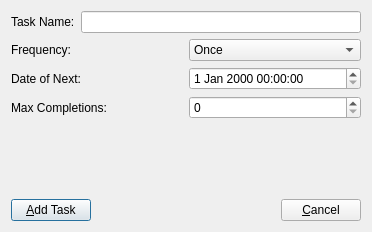
<?xml version="1.0" encoding="UTF-8"?>
<ui version="4.0">
 <class>add_task_timedtask</class>
 <widget class="QDialog" name="add_task_timedtask">
  <property name="geometry">
   <rect>
    <x>0</x>
    <y>0</y>
    <width>358</width>
    <height>232</height>
   </rect>
  </property>
  <property name="windowTitle">
   <string>Add TimedTask</string>
  </property>
  <layout class="QGridLayout" name="gridLayout_2">
   <item row="0" column="0" colspan="3">
    <layout class="QGridLayout" name="gridLayout">
     <item row="0" column="0">
      <layout class="QHBoxLayout" name="horizontalLayout">
       <item>
        <widget class="QLabel" name="label">
         <property name="text">
          <string>Task Name:</string>
         </property>
        </widget>
       </item>
       <item>
        <widget class="QLineEdit" name="lineEdit"/>
       </item>
      </layout>
     </item>
     <item row="1" column="0">
      <layout class="QHBoxLayout" name="horizontalLayout_2">
       <item>
        <widget class="QLabel" name="label_4">
         <property name="text">
          <string>Frequency:</string>
         </property>
        </widget>
       </item>
       <item>
        <widget class="QComboBox" name="comboBox_2">
         <item>
          <property name="text">
           <string>Once</string>
          </property>
         </item>
         <item>
          <property name="text">
           <string>Hourly</string>
          </property>
         </item>
         <item>
          <property name="text">
           <string>Daily</string>
          </property>
         </item>
         <item>
          <property name="text">
           <string>Weekly</string>
          </property>
         </item>
         <item>
          <property name="text">
           <string>Fortnight</string>
          </property>
         </item>
         <item>
          <property name="text">
           <string>Monthly</string>
          </property>
         </item>
         <item>
          <property name="text">
           <string>Quarterly</string>
          </property>
         </item>
         <item>
          <property name="text">
           <string>Yearly</string>
          </property>
         </item>
         <item>
          <property name="text">
           <string>Infinite</string>
          </property>
         </item>
        </widget>
       </item>
      </layout>
     </item>
     <item row="2" column="0">
      <layout class="QHBoxLayout" name="horizontalLayout_3">
       <item>
        <widget class="QLabel" name="label_2">
         <property name="text">
          <string>Date of Next:</string>
         </property>
        </widget>
       </item>
       <item>
        <widget class="QDateTimeEdit" name="dateTimeEdit"/>
       </item>
      </layout>
     </item>
     <item row="3" column="0">
      <layout class="QHBoxLayout" name="horizontalLayout_4">
       <item>
        <widget class="QLabel" name="label_3">
         <property name="text">
          <string>Max Completions:</string>
         </property>
        </widget>
       </item>
       <item>
        <widget class="QSpinBox" name="spinBox"/>
       </item>
      </layout>
     </item>
    </layout>
   </item>
   <item row="1" column="1">
    <spacer name="verticalSpacer">
     <property name="orientation">
      <enum>Qt::Vertical</enum>
     </property>
     <property name="sizeHint" stdset="0">
      <size>
       <width>178</width>
       <height>60</height>
      </size>
     </property>
    </spacer>
   </item>
   <item row="2" column="0">
    <widget class="QPushButton" name="pushButton_2">
     <property name="text">
      <string>&amp;Add Task</string>
     </property>
    </widget>
   </item>
   <item row="2" column="1">
    <spacer name="horizontalSpacer">
     <property name="orientation">
      <enum>Qt::Horizontal</enum>
     </property>
     <property name="sizeHint" stdset="0">
      <size>
       <width>178</width>
       <height>20</height>
      </size>
     </property>
    </spacer>
   </item>
   <item row="2" column="2">
    <widget class="QPushButton" name="pushButton">
     <property name="text">
      <string>&amp;Cancel</string>
     </property>
    </widget>
   </item>
  </layout>
 </widget>
 <resources/>
 <connections/>
</ui>
